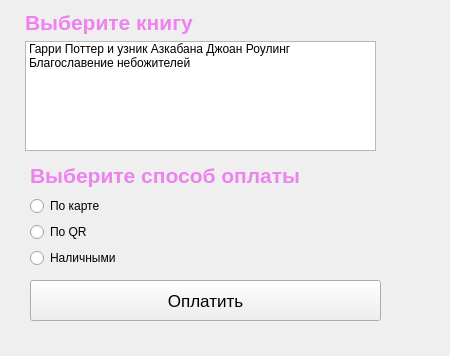
<?xml version="1.0" encoding="UTF-8"?>
<ui version="4.0">
 <class>Form</class>
 <widget class="QWidget" name="Form">
  <property name="geometry">
   <rect>
    <x>0</x>
    <y>0</y>
    <width>450</width>
    <height>356</height>
   </rect>
  </property>
  <property name="minimumSize">
   <size>
    <width>450</width>
    <height>356</height>
   </size>
  </property>
  <property name="maximumSize">
   <size>
    <width>450</width>
    <height>356</height>
   </size>
  </property>
  <property name="windowTitle">
   <string>Form</string>
  </property>
  <widget class="QPushButton" name="pushButton">
   <property name="geometry">
    <rect>
     <x>30</x>
     <y>280</y>
     <width>351</width>
     <height>41</height>
    </rect>
   </property>
   <property name="font">
    <font>
     <pointsize>13</pointsize>
    </font>
   </property>
   <property name="text">
    <string>Оплатить</string>
   </property>
  </widget>
  <widget class="QWidget" name="">
   <property name="geometry">
    <rect>
     <x>30</x>
     <y>160</y>
     <width>351</width>
     <height>108</height>
    </rect>
   </property>
   <layout class="QVBoxLayout" name="verticalLayout">
    <item>
     <widget class="QLabel" name="label_2">
      <property name="font">
       <font>
        <pointsize>16</pointsize>
        <bold>true</bold>
       </font>
      </property>
      <property name="styleSheet">
       <string notr="true">color: violet;</string>
      </property>
      <property name="text">
       <string>Выберите способ оплаты</string>
      </property>
     </widget>
    </item>
    <item>
     <widget class="QRadioButton" name="radioButton">
      <property name="minimumSize">
       <size>
        <width>0</width>
        <height>0</height>
       </size>
      </property>
      <property name="text">
       <string>По карте</string>
      </property>
     </widget>
    </item>
    <item>
     <widget class="QRadioButton" name="radioButton_2">
      <property name="text">
       <string>По QR</string>
      </property>
     </widget>
    </item>
    <item>
     <widget class="QRadioButton" name="radioButton_3">
      <property name="text">
       <string>Наличными</string>
      </property>
     </widget>
    </item>
   </layout>
  </widget>
  <widget class="QWidget" name="">
   <property name="geometry">
    <rect>
     <x>25</x>
     <y>10</y>
     <width>351</width>
     <height>141</height>
    </rect>
   </property>
   <layout class="QVBoxLayout" name="verticalLayout_2">
    <item>
     <widget class="QLabel" name="label">
      <property name="font">
       <font>
        <pointsize>16</pointsize>
        <bold>true</bold>
       </font>
      </property>
      <property name="styleSheet">
       <string notr="true">color: violet;</string>
      </property>
      <property name="text">
       <string>Выберите книгу</string>
      </property>
     </widget>
    </item>
    <item>
     <widget class="QListWidget" name="listWidget">
      <property name="toolTip">
       <string>&lt;html&gt;&lt;head/&gt;&lt;body&gt;&lt;p&gt;Ufhhb&lt;/p&gt;&lt;/body&gt;&lt;/html&gt;</string>
      </property>
      <item>
       <property name="text">
        <string>Гарри Поттер и узник Азкабана Джоан Роулинг</string>
       </property>
      </item>
      <item>
       <property name="text">
        <string>Благославение небожителей</string>
       </property>
      </item>
     </widget>
    </item>
   </layout>
  </widget>
 </widget>
 <resources/>
 <connections/>
</ui>
